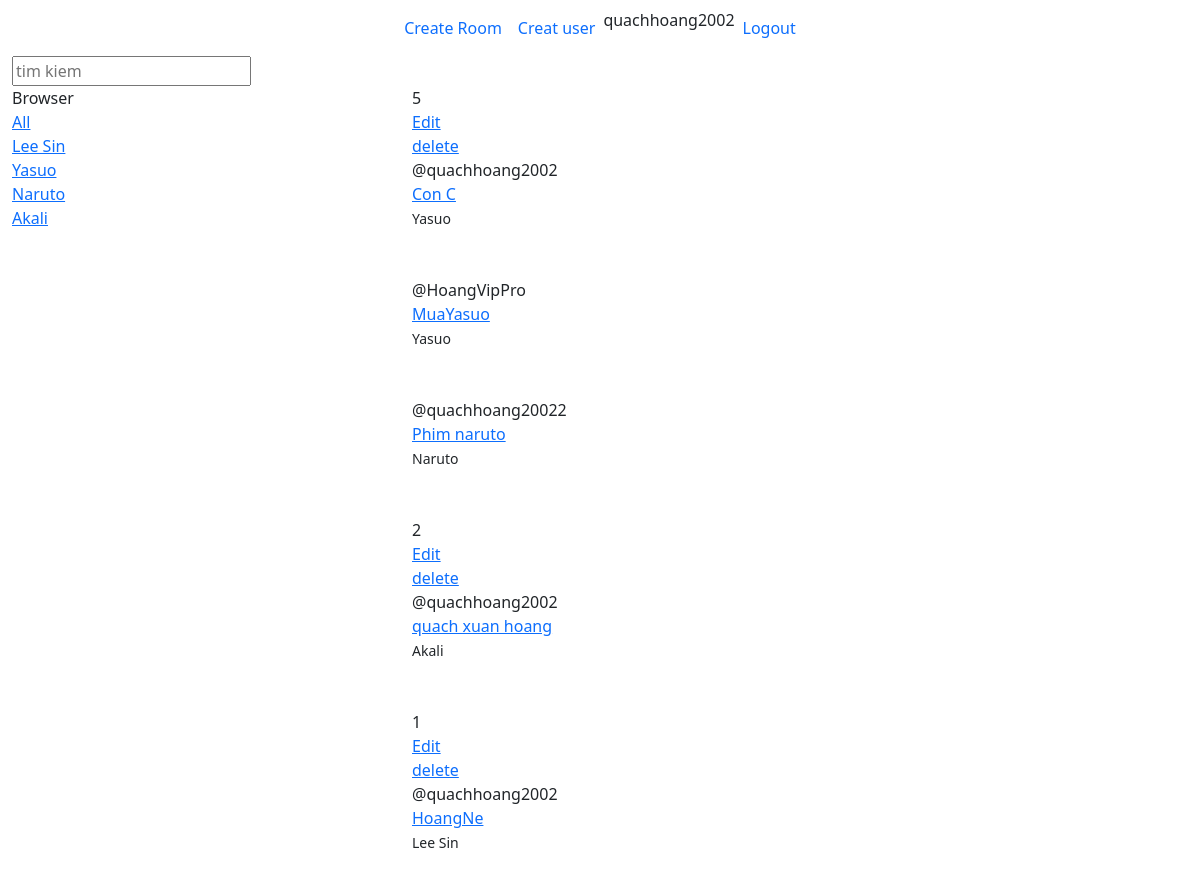
The app's page /view/ (signed in) with its own data.
### home/models.py (models this page shows, shortened)
class Topic(models.Model):
    name=models.CharField(max_length=50)
    def __str__(self):
         return self.name

class Room(models.Model):
    host=models.ForeignKey(User,on_delete=models.SET_NULL,null=True)
    topic=models.ForeignKey(Topic,on_delete=models.SET_NULL,null=True )
    name=models.CharField(max_length=50)
    description=models.TextField(null=True,blank=True)
    update=models.DateTimeField(auto_now=True)
    created=models.DateTimeField(auto_now_add=True)
    class Meta:
        ordering = ['-update' , '-created']

### home/views.py (the view)
# urls.py: path('',views.index,name='index'),
def index(request):
    q=request.GET.get('q') if request.GET.get('q') != None  else ''
    rooms=Room.objects.filter(Q(topic__name__icontains=q)|
                              Q(name__icontains=q)|
                              Q(description__icontains=q)
                              )
    topics=Topic.objects.all()
    context={'rooms':rooms,'topics':topics}
    return render(request,'pages/index.html',context)

### home/templates/pages/index.html
{% extends 'pages/page.html' %}
{% block content %}
<div>
     <div class="container-fluid">
      <nav class="navbar navbar-expand-sm justify-content-center">
         <ul class="navbar-nav">
            <li class="nav-item">
               <a class="nav-link" href="{% url 'home:create_room' %}">Create Room</a>
            </li>
            <li class="nav-item">
              <a class="nav-link" href="{% url 'home:register_user' %}">Creat user</a>
            </li>
           {% if  request.user.is_authenticated %}
             <div>{{ user.username }}  </div>
             <li class="nav-item">
               <a class="nav-link" href="{% url 'home:logout' %}">Logout</a>
             </li>
             {% else %}
             <li class="nav-item">
               <a class="nav-link" href="{% url 'home:login_form' %}">Login</a>
            </li>
           {% endif %}
         </ul>
    </nav>
        <div class="row">
             <form action="{% url 'home:index' %}" method="GET">
                <input type="text" placeholder='tim kiem' name='q'>
             </form>
             <div class="col-4">
                   Browser
                   <br>
                   <a href="{% url 'home:index' %}">All</a>
                  {% for topic in topics %}
                  <br>
                 <a href="{% url 'home:index' %}?q={{topic.name}}">{{topic}}</a>
                  {% endfor %}
             </div>
              <div class="col-8">
               {% for room in rooms   %}
                  {% if request.user == room.host %}
                       <span>{{room.id}}</span>
                       <br>
                       <a href="{% url 'home:update_room' room.id %}"> Edit</a>
                       <br>
                       <a href="{% url 'home:delete_room' room.id %}">delete</a>
                       <br>
                   {% endif %}
                      <span>@{{room.host.username}}</span>
                      <div><a href="{% url 'home:room' room.id  %}">{{room.name}} </a></div>
                       <small>{{room.topic.name}}</small>
                       <br>
                     <br>
                     <br>
                 {% endfor %}
                    <br>
             </div>
        </div>
     </div>
</div>
{% endblock content %}

### records on screen
Topic: name "Lee Sin"
Topic: name "Yasuo"
Topic: name "Naruto"
Topic: name "Akali"
Room: id "5", host.username "quachhoang2002", name "Con C", topic.name "Yasuo"
Room: host.username "HoangVipPro", name "MuaYasuo", topic.name "Yasuo"
Room: host.username "quachhoang20022", name "Phim naruto", topic.name "Naruto"
Room: id "2", host.username "quachhoang2002", name "quach xuan hoang", topic.name "Akali"
Room: id "1", host.username "quachhoang2002", name "HoangNe", topic.name "Lee Sin"

### other values on screen
{{ user.username }} "quachhoang2002"
